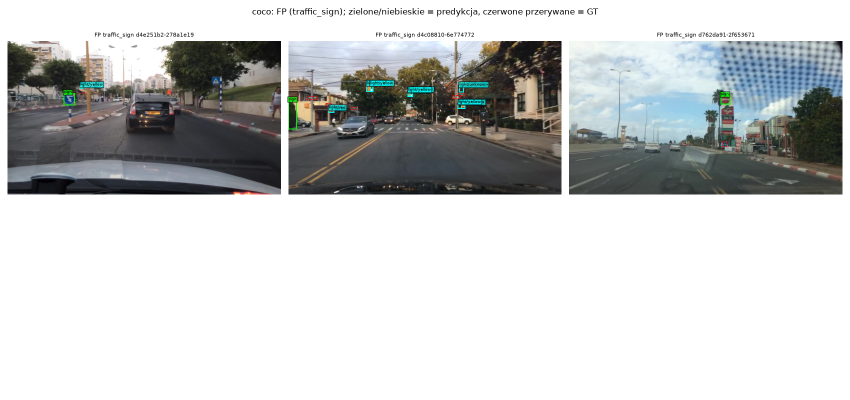
#> input picture wykresy/coco_FP_traffic_sign.png, 1700 x 800 px (shown at 1/2 size); its folder holds only this picture in this run
$ python -i utils_classical.py   (imports and definitions only)
#> lines starting #> are read from the running program, lines starting #| are printed output that depends on the picture; after the words box and inside, x2 and y2 are one past the last pixel; in counts of white or black regions, pixels touching at a corner belong together
### utils_common.py
# wspolne funkcje lab5: dane BDD100K (z lab4/, tylko sciezka), manifest, ocena, kolor HSV
from pathlib import Path
from collections import Counter
import json
import time

import cv2
import numpy as np
import pandas as pd

#### SCIEZKI ####
LAB5 = Path(__file__).resolve().parent
DATA_ROOT = LAB5.parent / "lab4"  # zdjecia i etykiety zostaja w lab4, nie kopiujemy ich
OUT = LAB5 / "outputs"

CLASSES = ("traffic_sign", "traffic_light")
COLORS = ("red", "yellow", "green", "unknown")


#### WCZYTYWANIE ####
def read_json(path):
    return json.loads(Path(path).read_text(encoding="utf-8-sig"))


# [4 lines left out: function save_json, not called in this run]


def load_image(path):
    # imdecode, bo cv2.imread nie lubi polskich znakow w sciezce
    return cv2.imdecode(np.fromfile(str(path), dtype=np.uint8), cv2.IMREAD_COLOR)


# [52 lines left out: functions annotations, inventory, make_manifest, not called in this run]


#### OCENA ####
def iou(a, b):
    a, b = np.asarray(a, float), np.asarray(b, float)
    wh = np.maximum(0, np.minimum(a[2:], b[2:]) - np.maximum(a[:2], b[:2]))
    inter = float(np.prod(wh))
    union = float(np.prod(a[2:] - a[:2]) + np.prod(b[2:] - b[:2]) - inter)
    return inter / union if union > 0 else 0.


# [87 lines left out: functions match, load_gt, evaluate, color_masks, classify_color, draw, not called in this run]

### utils_classical.py
# klasyczny detektor z lab4 (HSV + kontury + geometria), skopiowany bez zmian z zamrozonymi parametrami
from dataclasses import dataclass

import cv2
import numpy as np

import utils_common as w

COLORS = w.COLORS
iou = w.iou


def nms(items, threshold=.35):
    kept = []
    for item in sorted(items, key=lambda x: x['score'], reverse=True):
        if all(item['class'] != old['class'] or iou(item['box'], old['box']) <= threshold for old in kept):
            kept.append(item)
    return kept


@dataclass(frozen=True)
class Params:
    saturation: int = 100
    value: int = 65
    sign_min_area: int = 70
    light_min_area: int = 25
    score_threshold: float = .38
    max_y: float = .85


def masks(image, p):
    hsv = cv2.cvtColor(image, cv2.COLOR_BGR2HSV)
    h, s, v = cv2.split(hsv)
    valid = (s >= p.saturation) & (v >= p.value)
    # OpenCV: H ma zakres 0..179. Czerwony przechodzi przez koniec skali.
    return hsv, {'red': valid & ((h <= 12) | (h >= 165)),
                 'yellow': valid & (h >= 15) & (h <= 38),
                 'green': valid & (h >= 40) & (h <= 95),
                 'blue': valid & (h >= 96) & (h <= 130)}


def contours(mask, close=3):
    mask = np.uint8(mask) * 255
    if close:
        mask = cv2.morphologyEx(mask, cv2.MORPH_CLOSE, np.ones((close, close), np.uint8))
    return cv2.findContours(mask, cv2.RETR_EXTERNAL, cv2.CHAIN_APPROX_SIMPLE)[0]


def classify_color(crop, p):
    if crop.size == 0:
        return 'unknown'
    _, mm = masks(crop, p)
    scores = {}
    for color in COLORS[:3]:
        areas = [cv2.contourArea(c) for c in contours(mm[color], close=0)]
        scores[color] = max(areas, default=0.)
    ranking = sorted(scores, key=scores.get, reverse=True)
    best, second = ranking[:2]
    if scores[best] < max(2., crop.shape[0]*crop.shape[1]*.006) or scores[best] < 1.4*scores[second]:
        return 'unknown'
    return best


def detect(image, p=Params()):
    """HSV + kontury + geometria. Wszystkie ramki w oryginalnej skali obrazu."""
    h, w = image.shape[:2]
    hsv, mm = masks(image, p)
    gray = cv2.cvtColor(image, cv2.COLOR_BGR2GRAY)
    candidates = []
    # Znaki kolorowe oraz jasne tablice (np. ograniczenie prędkości w USA).
    white = (hsv[:, :, 1] < 65) & (hsv[:, :, 2] > 165)
    sign_masks = [mm['red'] | mm['yellow'] | mm['blue'] | mm['green'], white]
    for mask in sign_masks:
        for c in contours(mask):
            x, y, bw, bh = cv2.boundingRect(c)
            area = bw*bh
            if not (p.sign_min_area <= area <= .06*w*h and .35 <= bw/bh <= 3.5 and y < p.max_y*h):
                continue
            fill = cv2.contourArea(c)/area
            hull_area = cv2.contourArea(cv2.convexHull(c))
            solidity = cv2.contourArea(c) / hull_area if hull_area else 0.
            if fill < .4 or solidity < .75:
                continue
            edge = cv2.Canny(gray[y:y+bh, x:x+bw], 70, 150).mean()/255
            if edge < .025:
                continue
            score = float(min(1., .45*fill + .35*min(edge*8, 1) + .2))
            candidates.append({'class': 'traffic_sign', 'box': [x,y,x+bw,y+bh], 'score': score, 'color': None})
    # Obudowy sygnalizatorów: ciemne, zwarte pionowe lub poziome prostokąty.
    dark = gray < 65
    light_boxes = []
    for c in contours(dark):
        x, y, bw, bh = cv2.boundingRect(c)
        if not (p.light_min_area <= bw*bh <= .025*w*h and y < p.max_y*h):
            continue
        ratio = bw/bh
        if not (.18 <= ratio <= .8 or 1.5 <= ratio <= 5.):
            continue
        fill = cv2.contourArea(c)/(bw*bh)
        if fill >= .4:
            light_boxes.append(([x,y,x+bw,y+bh], fill, False))
    # Mała świecąca lampa może nie połączyć się z obudową w masce ciemności.
    # Rozszerzenie to hipoteza geometrii, nie ramka referencyjna.
    # Świecące punkty muszą być jaśniejsze i bardziej nasycone niż zwykły znak.
    lamp_valid = (hsv[:,:,1] >= max(p.saturation,110)) & (hsv[:,:,2] >= 155)
    for color in COLORS[:3]:
        for c in contours(mm[color] & lamp_valid, close=0):
            x,y,bw,bh = cv2.boundingRect(c)
            fill = cv2.contourArea(c)/(bw*bh)
            if 5 <= bw*bh <= 500 and .55 <= bw/bh <= 1.8 and fill >= .45 and y < p.max_y*h:
                for shift in (0., 1., 2.):
                    light_boxes.append(([x-.4*bw,y-shift*bh,x+1.4*bw,y+(3-shift)*bh], .5, True))
    for box, fill, expanded in light_boxes:
        x1,y1,x2,y2 = np.clip(box, [0,0,0,0], [w,h,w,h]).astype(int)
        crop = image[y1:y2,x1:x2]
        if expanded and (crop.size == 0 or np.mean(cv2.cvtColor(crop,cv2.COLOR_BGR2GRAY) < 85) < .35):
            continue
        color = classify_color(crop, p)
        score = float(.25 + .25*fill + (.3 if color != 'unknown' else 0) - (.05 if expanded else 0))
        candidates.append({'class': 'traffic_light', 'box': [int(x1),int(y1),int(x2),int(y2)],
                           'score': score, 'color': color})
    return nms([item for item in candidates if item['score'] >= p.score_threshold])

>>> import cv2
>>> picture = cv2.imread('wykresy/coco_FP_traffic_sign.png')
#> picture is the input picture: shape (800, 1700, 3); mean B, G, R 201, 201.1, 199.3
>>> result = detect(picture)
#> in masks, `h, s, v = cv2.split(hsv)`:
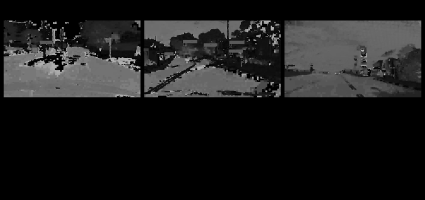
#> h: shape (800, 1700) (shown at 1/4 size); min 0, max 179, mean 27.8
#> in masks, `h, s, v = cv2.split(hsv)`:
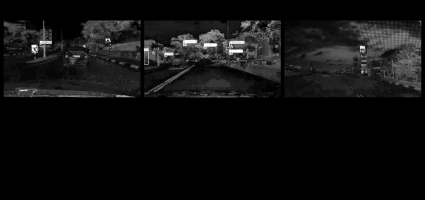
#> s: shape (800, 1700) (shown at 1/4 size); min 0, max 255, mean 15.7
#> in masks, `valid = (s >= p.saturation) & (v >= p.value)`:
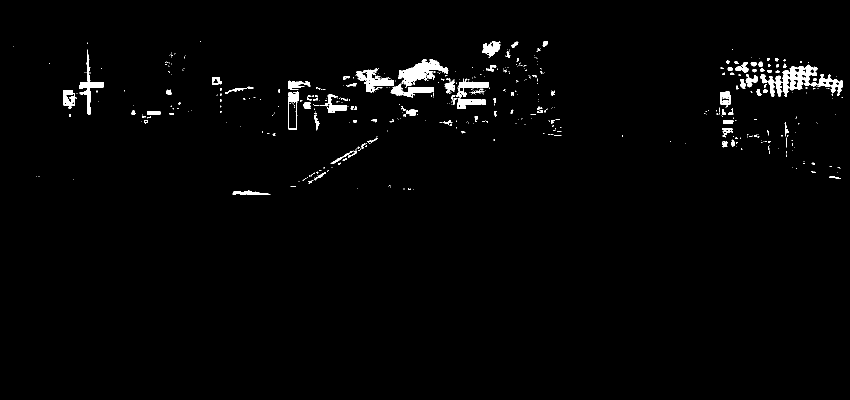
#> valid: shape (800, 1700) bool (shown at 1/2 size); 1.6% white; 516 white regions (411 under 20 px), largest, box (x1, y1, x2, y2) and area: (1520, 129, 1685, 194) 3747, (797, 118, 897, 175) 2349, (911, 164, 977, 198) 811
#> in detect, `hsv, mm = masks(image, p)`: mm = 4 items
#> in detect, `gray = cv2.cvtColor(image, cv2.COLOR_BGR2GRAY)`:
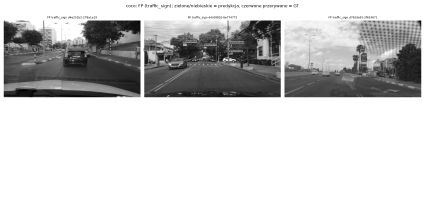
#> gray: shape (800, 1700) (shown at 1/4 size); min 0, max 255, mean 200.5
#> in detect, `white = (hsv[:, :, 1] < 65) & (hsv[:, :, 2] > 165)`:
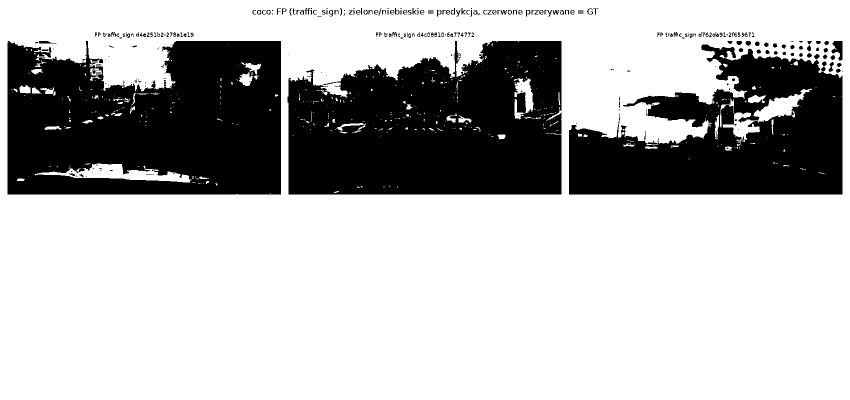
#> white: shape (800, 1700) bool (shown at 1/2 size); 71.3% white; 297 black regions (138 under 20 px), largest, box (x1, y1, x2, y2) and area: (15, 82, 562, 389) 141943, (575, 82, 1123, 389) 139302, (1138, 89, 1685, 389) 101827
#> the loop in detect, `for mask in sign_masks:` made 2 passes
#> after the loop in detect, `for mask in sign_masks:`: candidates = 22 items
#> in contours (call 3), `mask = cv2.morphologyEx(mask, cv2.MORPH_CLOSE, np.ones((close, close),..`:
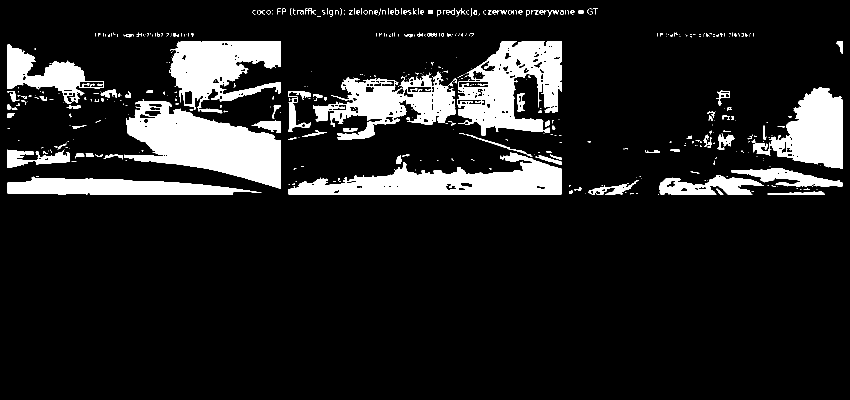
#> mask: shape (800, 1700) (shown at 1/2 size); 12.3% white; 478 white regions (353 under 20 px), largest, box (x1, y1, x2, y2) and area: (249, 198, 562, 378) 29618, (577, 305, 1123, 389) 22290, (914, 82, 1123, 271) 21640
#> the loop in detect, `for c in contours(dark):` made 467 passes
#> (x, y, bw, bh, ratio, fill) on passes 11, 14, 28: (1607, 377, 13, 3, 4.33, 0.128), (1148, 374, 15, 7, 2.14, 0.3), (1176, 361, 102, 28, 3.64, 0.261)
#> after the loop in detect, `for c in contours(dark):`: light_boxes = 36 items
#> in detect, `lamp_valid = (hsv[:,:,1] >= max(p.saturation,110)) & (hsv[:,:,2] >= 155)`:
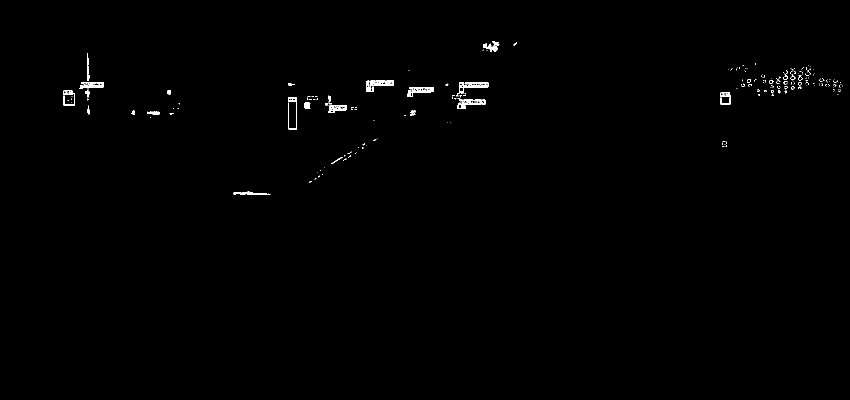
#> lamp_valid: shape (800, 1700) bool (shown at 1/2 size); 0.44% white; 247 white regions (202 under 20 px), largest, box (x1, y1, x2, y2) and area: (918, 164, 977, 175) 451, (740, 161, 788, 172) 386, (816, 174, 863, 185) 357
#> after the loop in detect, `for color in COLORS[:3]:`: light_boxes = 63 items
#> the loop in detect, `for box, fill, expanded in light_boxes:` made 63 passes
#> (box, fill, expanded) on passes 24 to 31: ([1440, 66, 1445, 73], 0.414, False), ([883, 66, 888, 73], 0.629, False), ([855, 66, 874, 73], 0.613, False), ([382, 66, 387, 73], 0.471, False), ([347, 66, 358, 73], 0.435, False), ([1157, 21, 1167, 27], 0.75, False), ([856, 21, 866, 27], 0.75, False), ([1120, 20, 1127, 29], 0.619, False)
#> the loop in nms, `for item in sorted(items, key=lambda x: x['score'], reverse=True):` made 54 passes

$ run again, on wykresy/ft_FN_traffic_light.png
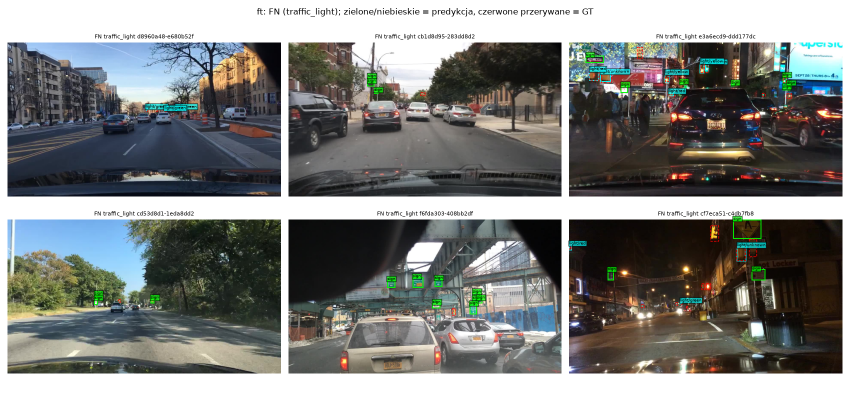
#> input picture wykresy/ft_FN_traffic_light.png, 1700 x 800 px (shown at 1/2 size)
#> picture is the input picture: shape (800, 1700, 3); mean B, G, R 126.2, 128.2, 126.6
#> hsv: shape (800, 1700, 3); mean H, S, V 45.8, 50.9, 135.9
#> in masks, `valid = (s >= p.saturation) & (v >= p.value)`:
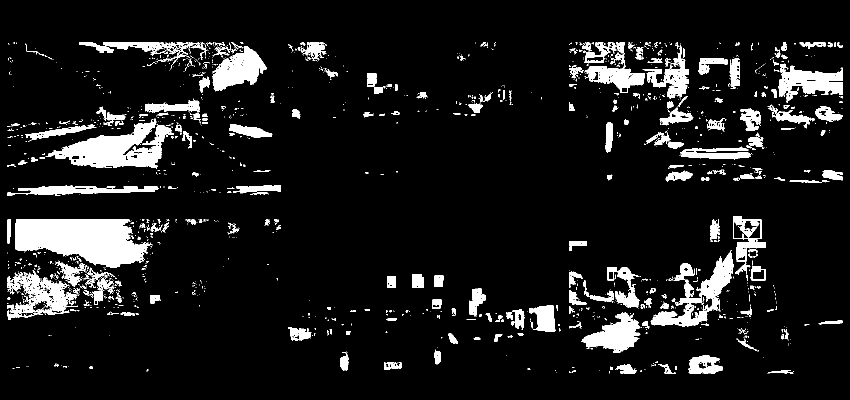
#> valid: shape (800, 1700) bool (shown at 1/2 size); 9.3% white; 1626 white regions (1330 under 20 px), largest, box (x1, y1, x2, y2) and area: (30, 439, 305, 535) 18138, (91, 237, 348, 337) 11258, (15, 540, 156, 639) 5568
#> in detect, `hsv, mm = masks(image, p)`: mm = 4 items
#> white: shape (800, 1700) bool; 32.3% white; 1436 white regions (1217 under 20 px), largest, box (x1, y1, x2, y2) and area: (0, 0, 1700, 800) 373219, (304, 676, 528, 741) 8284, (205, 143, 374, 225) 7236
#> the loop in detect, `for mask in sign_masks:` made 2 passes
#> after the loop in detect, `for mask in sign_masks:`: candidates = 37 items
#> dark: shape (800, 1700) bool; 35.8% white; 2145 white regions (1871 under 20 px), largest, box (x1, y1, x2, y2) and area: (1138, 439, 1685, 747) 113577, (1138, 85, 1685, 393) 108023, (15, 223, 562, 393) 55840
#> the loop in detect, `for c in contours(dark):` made 844 passes
#> (x, y, bw, bh, ratio, fill) on passes 35, 39, 45: (1159, 679, 88, 57, 1.54, 0.482), (495, 672, 61, 18, 3.39, 0.0624), (78, 666, 43, 11, 3.91, 0.431)
#> after the loop in detect, `for c in contours(dark):`: light_boxes = 44 items
#> lamp_valid: shape (800, 1700) bool; 3.1% white; 769 white regions (598 under 20 px), largest, box (x1, y1, x2, y2) and area: (31, 439, 299, 514) 13145, (426, 92, 526, 179) 3644, (1075, 610, 1111, 663) 1625
#> after the loop in detect, `for color in COLORS[:3]:`: light_boxes = 176 items
#> the loop in detect, `for box, fill, expanded in light_boxes:` made 176 passes
#> (box, fill, expanded) on passes 21 to 23: ([481, 228, 488, 232], 0.482, False), ([865, 227, 888, 236], 0.493, False), ([48, 220, 55, 234], 0.566, False)
#> after the loop in detect, `for box, fill, expanded in light_boxes:`:
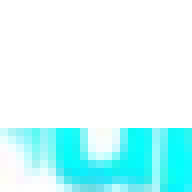
#> crop: shape (24, 24, 3) (shown 8 times larger); mean B, G, R 252.9, 252.1, 208
#> the loop in nms, `for item in sorted(items, key=lambda x: x['score'], reverse=True):` made 132 passes

$ run again, on wykresy/ft_FN_traffic_sign.png
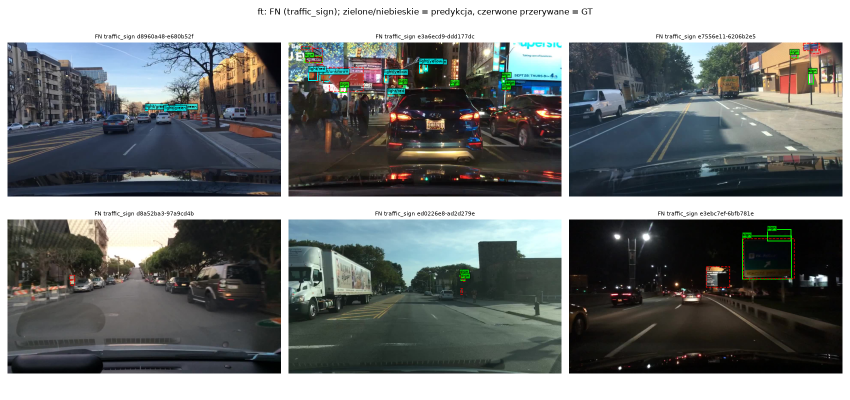
#> input picture wykresy/ft_FN_traffic_sign.png, 1700 x 800 px (shown at 1/2 size)
#> picture is the input picture: shape (800, 1700, 3); mean B, G, R 121.4, 121.8, 118
#> hsv: shape (800, 1700, 3); mean H, S, V 53, 50.9, 128.5
#> in masks, `valid = (s >= p.saturation) & (v >= p.value)`:
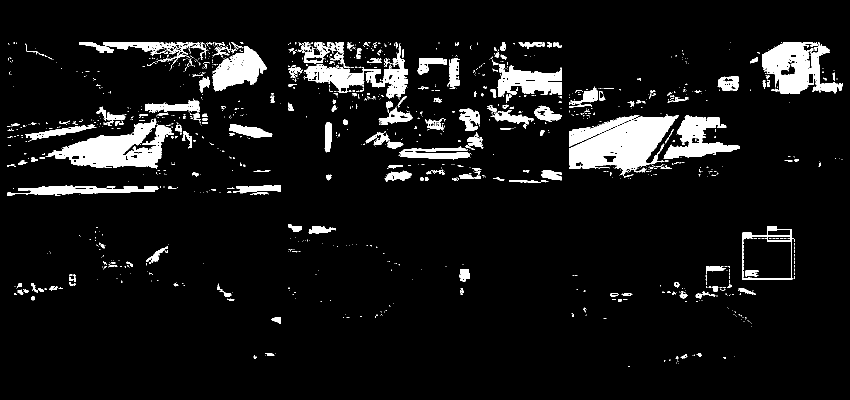
#> valid: shape (800, 1700) bool (shown at 1/2 size); 7.5% white; 1325 white regions (1090 under 20 px), largest, box (x1, y1, x2, y2) and area: (1138, 230, 1357, 352) 13701, (91, 237, 348, 337) 11258, (1524, 85, 1660, 188) 8167
#> in detect, `hsv, mm = masks(image, p)`: mm = 4 items
#> white: shape (800, 1700) bool; 31.4% white; 1022 white regions (889 under 20 px), largest, box (x1, y1, x2, y2) and area: (0, 0, 1700, 800) 398988, (205, 143, 374, 225) 7236, (663, 500, 741, 590) 2694
#> the loop in detect, `for mask in sign_masks:` made 2 passes
#> after the loop in detect, `for mask in sign_masks:`: candidates = 29 items
#> dark: shape (800, 1700) bool; 42.9% white; 1722 white regions (1500 under 20 px), largest, box (x1, y1, x2, y2) and area: (1138, 439, 1685, 747) 158497, (577, 85, 1123, 393) 107956, (15, 222, 562, 393) 55842
#> the loop in detect, `for c in contours(dark):` made 635 passes
#> (x, y, bw, bh, ratio, fill) on passes 30, 31, 35: (244, 677, 36, 9, 4, 0.59), (212, 677, 29, 8, 3.62, 0.526), (34, 661, 7, 11, 0.636, 0.286)
#> in detect, `lamp_valid = (hsv[:,:,1] >= max(p.saturation,110)) & (hsv[:,:,2] >= 155)`:
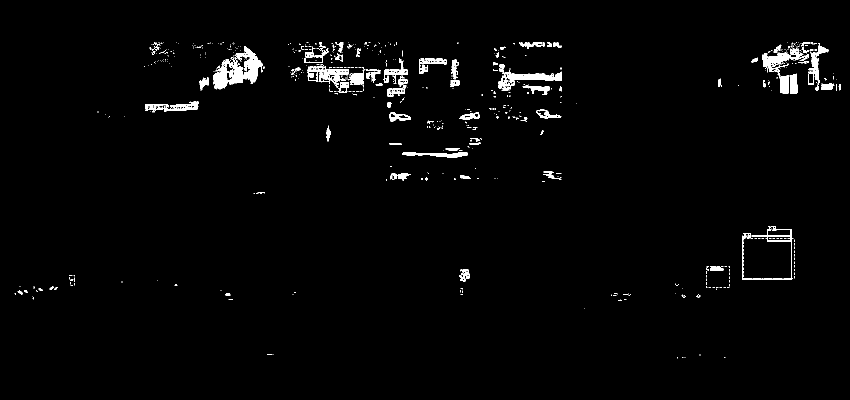
#> lamp_valid: shape (800, 1700) bool (shown at 1/2 size); 1.8% white; 673 white regions (557 under 20 px), largest, box (x1, y1, x2, y2) and area: (426, 92, 526, 179) 3644, (1525, 105, 1605, 187) 1893, (1017, 143, 1123, 162) 1146
#> after the loop in detect, `for color in COLORS[:3]:`: light_boxes = 92 items
#> the loop in detect, `for box, fill, expanded in light_boxes:` made 92 passes
#> (box, fill, expanded) on passes 30 to 37: ([45.2, 580, 57.8, 598], 0.5, True), ([45.2, 574, 57.8, 592], 0.5, True), ([45.2, 568, 57.8, 586], 0.5, True), ([73.4, 577, 89.6, 592], 0.5, True), ([73.4, 572, 89.6, 587], 0.5, True), ([73.4, 567, 89.6, 582], 0.5, True), ([774.4, 347, 799.6, 383], 0.5, True), ([774.4, 335, 799.6, 371], 0.5, True)
#> the loop in nms, `for item in sorted(items, key=lambda x: x['score'], reverse=True):` made 78 passes
